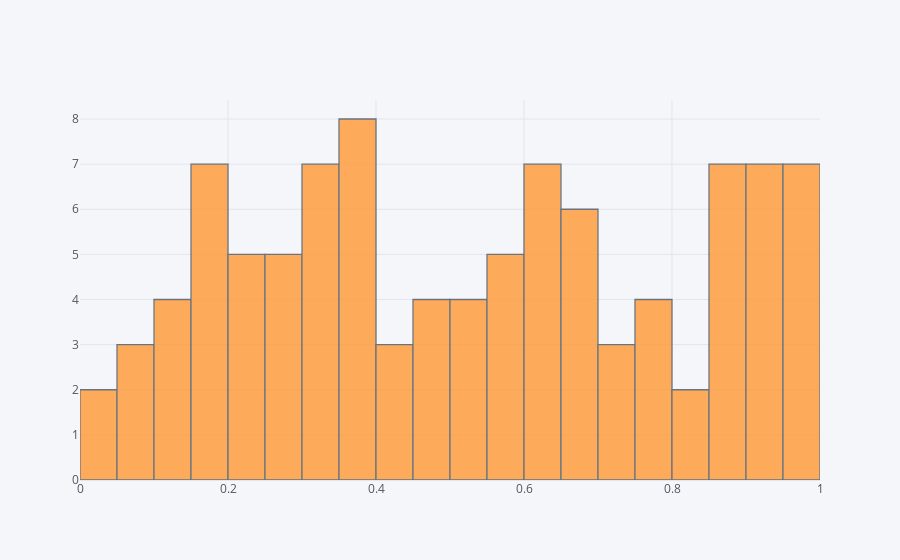

This figure's notebook cell:
### Code cell
# Histogram
df['A'].iplot(kind='hist',bins=25)

### Figure 1 — Plotly figure (JSON) as saved in the notebook; plotly's stock layout.template omitted (floating-point values rounded to 4 significant figures)
{"data": [{"histfunc": "count", "histnorm": "", "marker": {"color": "rgba(255, 153, 51, 1.0)", "line": {"color": "#4D5663", "width": 1.3}}, "name": "A", "nbinsx": 25, "opacity": 0.8, "orientation": "v", "type": "histogram", "x": [0.05297, 0.9924, 0.2664, 0.3052, 0.193, 0.745, 0.2738, 0.5512, 0.4774, 0.2265, 0.3608, 0.9966, 0.6073, 0.3795, 0.4772, 0.8649, 0.191, 0.3275, 0.3656, 0.4792, 0.7631, 0.9615, 0.5801, 0.1326, 0.2435, 0.2482, 0.8094, 0.8978, 0.4148, 0.6579, 0.5878, 0.3968, 0.4278, 0.187, 0.9485, 0.3572, 0.902, 0.4228, 0.207, 0.9953, 0.9894, 0.7751, 0.1709, 0.8084, 0.2996, 0.8692, 0.9105, 0.3505, 0.126, 0.5249, 0.1152, 0.3569, 0.8722, 0.1971, 0.0417, 0.5313, 0.3129, 0.6225, 0.3397, 0.5709, 0.486, 0.9962, 0.7285, 0.9315, 0.6896, 0.2947, 0.1185, 0.5694, 0.6074, 0.9896, 0.2542, 0.3085, 0.325, 0.6911, 0.3734, 0.8585, 0.5223, 0.8874, 0.3403, 0.2392, 0.07787, 0.6083, 0.07456, 0.6489, 0.6985, 0.6957, 0.6642, 0.9109, 0.5123, 0.6286, 0.6353, 0.1811, 0.7823, 0.01245, 0.8588, 0.9476, 0.754, 0.7003, 0.9335, 0.1734]}], "layout": {"barmode": "overlay", "legend": {"bgcolor": "#F5F6F9", "font": {"color": "#4D5663"}}, "paper_bgcolor": "#F5F6F9", "plot_bgcolor": "#F5F6F9", "title": {"font": {"color": "#4D5663"}}, "xaxis": {"gridcolor": "#E1E5ED", "showgrid": true, "tickfont": {"color": "#4D5663"}, "title": {"font": {"color": "#4D5663"}, "text": ""}, "zerolinecolor": "#E1E5ED"}, "yaxis": {"gridcolor": "#E1E5ED", "showgrid": true, "tickfont": {"color": "#4D5663"}, "title": {"font": {"color": "#4D5663"}, "text": ""}, "zerolinecolor": "#E1E5ED"}}}
